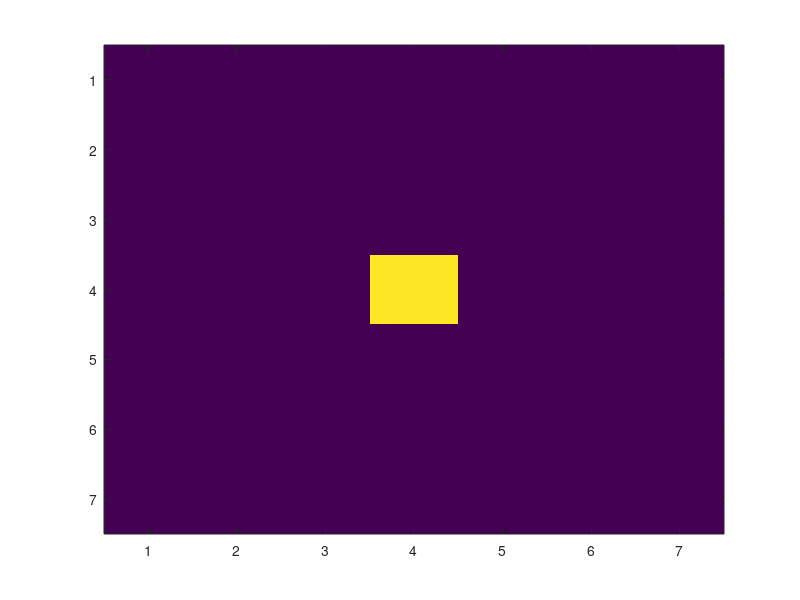

MATLAB code to generate this figure: (Note: this script raises an error after producing the figure.)


clear all;
close all;
clc;

m = [  0  0  0  0  0  0  0
       0  0  0  0  0  0  0
       0  0  0  0  0  0  0
       0  0  0 255 0  0  0
       0  0  0  0  0  0  0
       0  0  0  0  0  0  0
       0  0  0  0  0  0  0 ];

dt = 1;

for t = 1:20
    % hold on;
    image(m);
    pause(1);
    m = sim_diffusion(m, dt, 0.1);
end;
